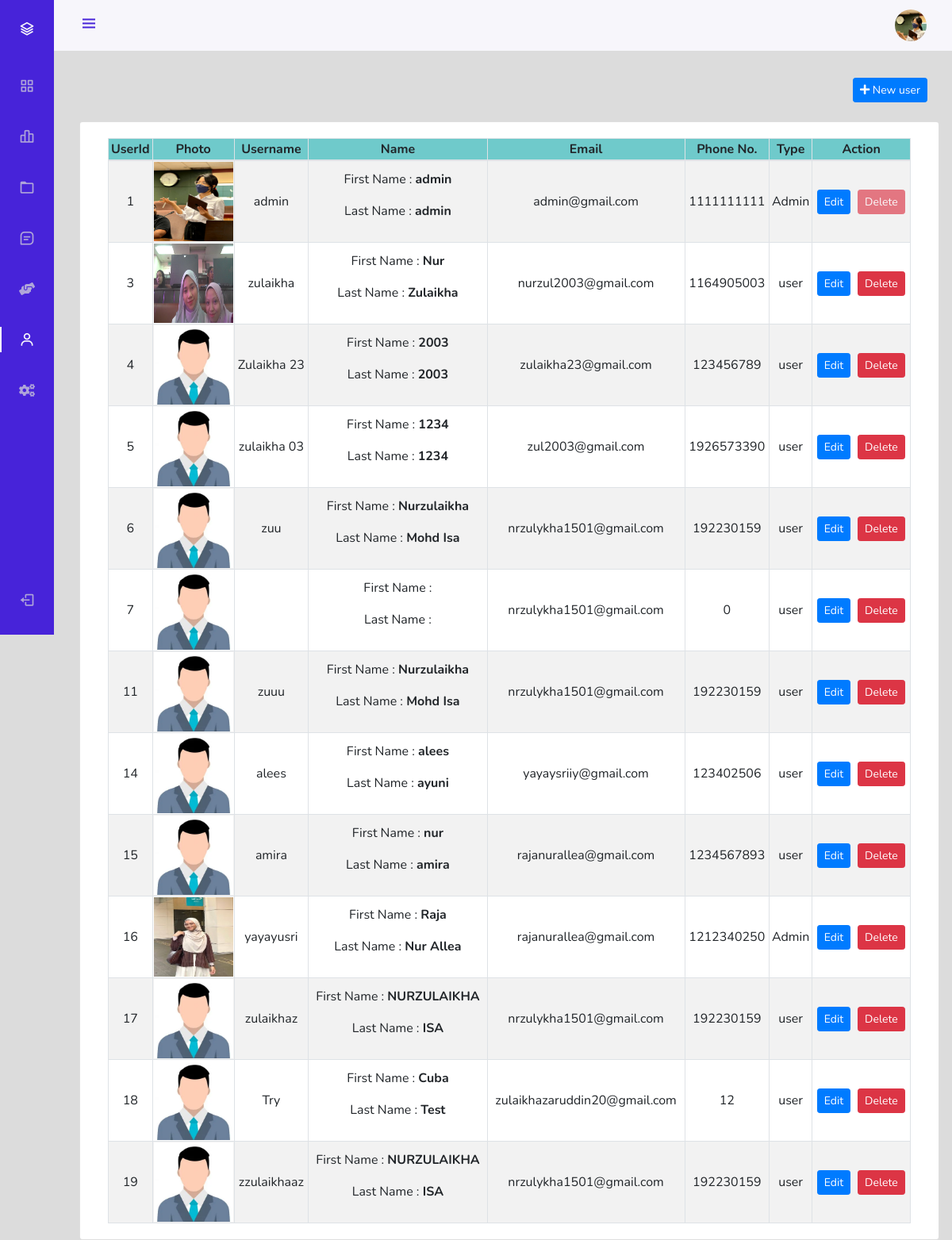
The app's page /admin/index.php?page=userManage (signed in) with its own data.
### tables this page shows
CREATE TABLE `users` (
  `id` int(21) NOT NULL,
  `username` varchar(21) NOT NULL,
  `firstName` varchar(21) NOT NULL,
  `lastName` varchar(21) NOT NULL,
  `email` varchar(35) NOT NULL,
  `phone` bigint(20) NOT NULL,
  `userType` enum('0','1') NOT NULL DEFAULT '0' COMMENT '0=user\r\n1=admin',
  `password` varchar(255) NOT NULL,
  `verify_token` varchar(255) NOT NULL,
  `verify_status` tinyint(2) NOT NULL DEFAULT 0 COMMENT '0=no, 1=yes',
  `expDate` datetime DEFAULT NULL,
  `joinDate` datetime NOT NULL DEFAULT current_timestamp()
);

### admin/userManage.php (the view, shortened to what this page needs)
<div class="container-fluid" style="margin-top:98px">
	<div class="row">
        <div class="col-lg-12">
            <button class="btn btn-primary float-right btn-sm" data-toggle="modal" data-target="#newUser"><i class="fa fa-plus"></i> New user</button>
        </div>
	</div>
	    <br>
	<div class="row">
		<div class="card col-lg-12">
			<div class="card-body">
				<table class="table-striped table-bordered col-md-12 text-center">
                    <thead style="background-color: rgb(111 202 203);">
                        <tr>
                            <th>UserId</th>
                            <th style="width:7%">Photo</th>
                            <th>Username</th>
                            <th>Name</th>
                            <th>Email</th>
                            <th>Phone No.</th>
                            <th>Type</th>
                            <th>Action</th>
                        </tr>
                    </thead>
                    <tbody>
                        <?php
                            $sql = "SELECT * FROM users";
                            $result = mysqli_query($conn, $sql);
                            while($row=mysqli_fetch_assoc($result)) {
                                $Id = $row['id'];
                                $username = $row['username'];
                                $firstName = $row['firstName'];
                                $lastName = $row['lastName'];
                                $email = $row['email'];
                                $phone = $row['phone'];
                                $userType = $row['userType'];
                                if($userType == 0) {
								$userType = "user";
								    echo '<tr>
                                    <td>' .$Id. '</td>
                                    <td><img src="/DailyFreshOrderingSystem/img/person-' .$Id. '.jpg" alt="image for this user" onError="this.src =\'/DailyFreshOrderingSystem/img/profilePic.jpg\'" width="100px" height="100px"></td>
                                    <td>' .$username. '</td>
                                    <td>
                                        <p>First Name : <b>' .$firstName. '</b></p>
                                        <p>Last Name : <b>' .$lastName. '</b></p>
                                    </td>
                                    <td>' .$email. '</td>
                                    <td>' .$phone. '</td>
                                    <td>' .$userType. '</td>
                                    <td class="text-center">
                                        <div class="row mx-auto" style="width:112px">
                                            <button class="btn btn-sm btn-primary" data-toggle="modal" data-target="#editUser' .$Id. '" type="button">Edit</button>';
                                            if($Id == 1) {
                                                echo '<button class="btn btn-sm btn-danger" disabled style="margin-left:9px;">Delete</button>';
                                            }
                                            else {
                                                echo '<form action="partials/_userManage.php" method="POST">
                                                        <button name="removeUser" class="btn btn-sm btn-danger" style="margin-left:9px;">Delete</button>
                                                        <input type="hidden" name="Id" value="'.$Id. '">
                                                    </form>';
                                            }
                                    echo '</div>
                                    </td>
                                </tr>';}
                                else if($userType == 1){
                                    $userType = "Admin";
                                echo '<tr>
                                    <td>' .$Id. '</td>
                                    <td><img src="/DailyFreshOrderingSystem/admin/assetsForSideBar/img/person-' .$Id. '.jpg" alt="image for this user" onError="this.src =\'/DailyFreshOrderingSystem/img/profilePic.jpg\'" width="100px" height="100px"></td>
                                    <td>' .$username. '</td>
                                    <td>
                                        <p>First Name : <b>' .$firstName. '</b></p>
                                        <p>Last Name : <b>' .$lastName. '</b></p>
                                    </td>
                                    <td>' .$email. '</td>
                                    <td>' .$phone. '</td>
                                    <td>' .$userType. '</td>
                                    <td class="text-center">
                                        <div class="row mx-auto" style="width:112px">
                                            <button class="btn btn-sm btn-primary" data-toggle="modal" data-target="#editUser' .$Id. '" type="button">Edit</button>';
                                            if($Id == 1) {
                                                echo '<button class="btn btn-sm btn-danger" disabled style="margin-left:9px;">Delete</button>';
                                            }
                                            else {
                                                echo '<form action="partials/_userManage.php" method="POST">
                                                        <button name="removeUser" class="btn btn-sm btn-danger" style="margin-left:9px;">Delete</button>
                                                        <input type="hidden" name="Id" value="'.$Id. '">
                                                    </form>';
                                            }
                                    echo '</div>
                                    </td>
                                </tr>';
								}
                            }
                        ?>
                    </tbody>
		        </table>
			</div>
		</div>
	</div>
</div>

### admin/assetsForSideBar/css/styles.css (style rules this page uses)
:root { --header-height: 3rem; --nav-width: 68px; --first-color: #4723D9; --first-color-light: #AFA5D9; --white-color: #F7F6FB; --body-font: 'Nunito', sans-serif; --normal-font-size: 1rem; --z-fixed: 100; }
*,::before,::after { box-sizing: border-box; }
body { position: relative; margin: var(--header-height) 0 0 0; padding: 0 1rem; font-family: var(--body-font); font-size: var(--normal-font-size); transition: .5s; }
@media screen and (min-width: 768px) { body { margin: calc(var(--header-height) + 1rem) 0 0 0; padding-left: calc(var(--nav-width) + 2rem); } }

### records on screen
users: id "1", shows a picture, username "admin", firstName "admin", lastName "admin", email "admin@gmail.com", phone "1111111111", userType "Admin", shows "Delete"
users: id "3", shows a picture, username "zulaikha", firstName "Nur", lastName "Zulaikha", email "nurzul2003@gmail.com", phone "1164905003", userType "user"
users: id "4", username "Zulaikha 23", firstName "2003", lastName "2003", email "zulaikha23@gmail.com", phone "123456789", userType "user"
users: id "5", username "zulaikha 03", firstName "1234", lastName "1234", email "zul2003@gmail.com", phone "1926573390", userType "user"
users: id "6", username "zuu", firstName "Nurzulaikha", lastName "Mohd Isa", email "nrzulykha1501@gmail.com", phone "192230159", userType "user"
users: id "7", email "nrzulykha1501@gmail.com", phone "0", userType "user"
users: id "11", username "zuuu", firstName "Nurzulaikha", lastName "Mohd Isa", email "nrzulykha1501@gmail.com", phone "192230159", userType "user"
users: id "14", username "alees", firstName "alees", lastName "ayuni", email "yayaysriiy@gmail.com", phone "123402506", userType "user"
users: id "15", username "amira", firstName "nur", lastName "amira", email "rajanurallea@gmail.com", phone "1234567893", userType "user"
users: id "16", shows a picture, username "yayayusri", firstName "Raja", lastName "Nur Allea", email "rajanurallea@gmail.com", phone "1212340250", userType "Admin"
users: id "17", username "zulaikhaz", firstName "NURZULAIKHA", lastName "ISA", email "nrzulykha1501@gmail.com", phone "192230159", userType "user"
users: id "18", username "Try", firstName "Cuba", lastName "Test", email "zulaikhazaruddin20@gmail.com", phone "12", userType "user"
users: id "19", username "zzulaikhaaz", firstName "NURZULAIKHA", lastName "ISA", email "nrzulykha1501@gmail.com", phone "192230159", userType "user"
